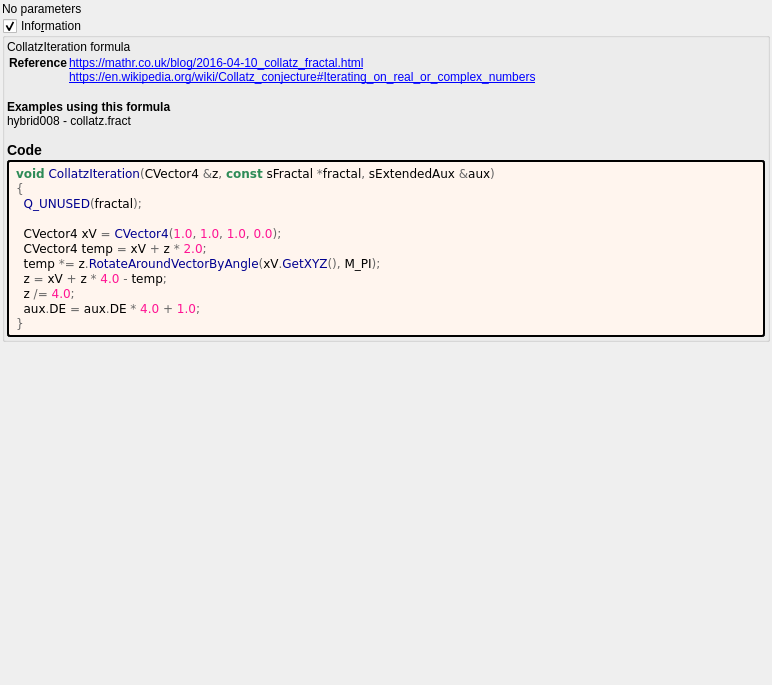
<?xml version="1.0" encoding="UTF-8"?>
<ui version="4.0">
 <class>collatz</class>
 <widget class="QWidget" name="Form">
  <property name="geometry">
   <rect>
    <x>0</x>
    <y>0</y>
    <width>772</width>
    <height>685</height>
   </rect>
  </property>
  <property name="windowTitle">
   <string notr="true">collatz</string>
  </property>
  <layout class="QVBoxLayout" name="verticalLayout">
   <property name="spacing">
    <number>2</number>
   </property>
   <property name="leftMargin">
    <number>2</number>
   </property>
   <property name="topMargin">
    <number>2</number>
   </property>
   <property name="rightMargin">
    <number>2</number>
   </property>
   <property name="bottomMargin">
    <number>2</number>
   </property>
   <item>
    <widget class="QLabel" name="label">
     <property name="text">
      <string>No parameters</string>
     </property>
    </widget>
   </item>
   <item>
    <widget class="MyGroupBox" name="groupCheck_info">
     <property name="title">
      <string>Info&amp;rmation</string>
     </property>
     <property name="flat">
      <bool>false</bool>
     </property>
     <property name="checkable">
      <bool>true</bool>
     </property>
     <layout class="QVBoxLayout" name="verticalLayout_2">
      <property name="spacing">
       <number>2</number>
      </property>
      <property name="leftMargin">
       <number>2</number>
      </property>
      <property name="topMargin">
       <number>2</number>
      </property>
      <property name="rightMargin">
       <number>2</number>
      </property>
      <property name="bottomMargin">
       <number>2</number>
      </property>
      <item>
       <widget class="QLabel" name="label_information_general">
        <property name="text">
         <string notr="true">&lt;p&gt;CollatzIteration formula&lt;/p&gt;&lt;table&gt;
&lt;tr&gt;&lt;th&gt;Reference&lt;/th&gt;&lt;td&gt;&lt;a href=&quot;https://mathr.co.uk/blog/2016-04-10_collatz_fractal.html&quot;&gt;https://mathr.co.uk/blog/2016-04-10_collatz_fractal.html&lt;br&gt;
&lt;a href=&quot;https://en.wikipedia.org/wiki/Collatz_conjecture#Iterating_on_real_or_complex_numbers&quot;&gt;https://en.wikipedia.org/wiki/Collatz_conjecture#Iterating_on_real_or_complex_numbers&lt;br&gt;
&lt;/td&gt;&lt;/tr&gt;
&lt;/table&gt;
&lt;br&gt;&lt;b&gt;Examples using this formula&lt;/b&gt;&lt;br&gt;hybrid008 - collatz.fract&lt;h3&gt;Code&lt;/h3&gt;</string>
        </property>
        <property name="wordWrap">
         <bool>true</bool>
        </property>
        <property name="openExternalLinks">
         <bool>true</bool>
        </property>
        <property name="textInteractionFlags">
         <set>Qt::LinksAccessibleByMouse|Qt::TextSelectableByMouse</set>
        </property>
       </widget>
      </item>
      <item>
       <widget class="QLabel" name="label_code_content">
        <property name="styleSheet">
         <string notr="true">border-style: outset; border-width: 2px; border-radius: 3px; border-color: black; background-color: #fff5ee; padding: 4px;</string>
        </property>
        <property name="text">
         <string notr="true">&lt;body style=&quot;background-color:#fff5ee&quot;&gt;
&lt;pre style=&quot;color:#000000; background-color:#fff5ee;  font-family:&#039;Courier New&#039;,monospace;&quot;&gt;&lt;span style=&quot;color:#2e8b57; font-weight:bold&quot;&gt;void&lt;/span&gt; &lt;span style=&quot;color:#00008f&quot;&gt;CollatzIteration&lt;/span&gt;&lt;span style=&quot;color:#676767&quot;&gt;(&lt;/span&gt;CVector4 &lt;span style=&quot;color:#676767&quot;&gt;&amp;amp;&lt;/span&gt;z&lt;span style=&quot;color:#676767&quot;&gt;,&lt;/span&gt; &lt;span style=&quot;color:#2e8b57; font-weight:bold&quot;&gt;const&lt;/span&gt; sFractal &lt;span style=&quot;color:#676767&quot;&gt;*&lt;/span&gt;fractal&lt;span style=&quot;color:#676767&quot;&gt;,&lt;/span&gt; sExtendedAux &lt;span style=&quot;color:#676767&quot;&gt;&amp;amp;&lt;/span&gt;aux&lt;span style=&quot;color:#676767&quot;&gt;)&lt;/span&gt;
&lt;span style=&quot;color:#676767&quot;&gt;{&lt;/span&gt;
  &lt;span style=&quot;color:#00008f&quot;&gt;Q_UNUSED&lt;/span&gt;&lt;span style=&quot;color:#676767&quot;&gt;(&lt;/span&gt;fractal&lt;span style=&quot;color:#676767&quot;&gt;);&lt;/span&gt;

  CVector4 xV &lt;span style=&quot;color:#676767&quot;&gt;=&lt;/span&gt; &lt;span style=&quot;color:#00008f&quot;&gt;CVector4&lt;/span&gt;&lt;span style=&quot;color:#676767&quot;&gt;(&lt;/span&gt;&lt;span style=&quot;color:#ff1493&quot;&gt;1.0&lt;/span&gt;&lt;span style=&quot;color:#676767&quot;&gt;,&lt;/span&gt; &lt;span style=&quot;color:#ff1493&quot;&gt;1.0&lt;/span&gt;&lt;span style=&quot;color:#676767&quot;&gt;,&lt;/span&gt; &lt;span style=&quot;color:#ff1493&quot;&gt;1.0&lt;/span&gt;&lt;span style=&quot;color:#676767&quot;&gt;,&lt;/span&gt; &lt;span style=&quot;color:#ff1493&quot;&gt;0.0&lt;/span&gt;&lt;span style=&quot;color:#676767&quot;&gt;);&lt;/span&gt;
  CVector4 temp &lt;span style=&quot;color:#676767&quot;&gt;=&lt;/span&gt; xV &lt;span style=&quot;color:#676767&quot;&gt;+&lt;/span&gt; z &lt;span style=&quot;color:#676767&quot;&gt;*&lt;/span&gt; &lt;span style=&quot;color:#ff1493&quot;&gt;2.0&lt;/span&gt;&lt;span style=&quot;color:#676767&quot;&gt;;&lt;/span&gt;
  temp &lt;span style=&quot;color:#676767&quot;&gt;*=&lt;/span&gt; z&lt;span style=&quot;color:#676767&quot;&gt;.&lt;/span&gt;&lt;span style=&quot;color:#00008f&quot;&gt;RotateAroundVectorByAngle&lt;/span&gt;&lt;span style=&quot;color:#676767&quot;&gt;(&lt;/span&gt;xV&lt;span style=&quot;color:#676767&quot;&gt;.&lt;/span&gt;&lt;span style=&quot;color:#00008f&quot;&gt;GetXYZ&lt;/span&gt;&lt;span style=&quot;color:#676767&quot;&gt;(),&lt;/span&gt; M_PI&lt;span style=&quot;color:#676767&quot;&gt;);&lt;/span&gt;
  z &lt;span style=&quot;color:#676767&quot;&gt;=&lt;/span&gt; xV &lt;span style=&quot;color:#676767&quot;&gt;+&lt;/span&gt; z &lt;span style=&quot;color:#676767&quot;&gt;*&lt;/span&gt; &lt;span style=&quot;color:#ff1493&quot;&gt;4.0&lt;/span&gt; &lt;span style=&quot;color:#676767&quot;&gt;-&lt;/span&gt; temp&lt;span style=&quot;color:#676767&quot;&gt;;&lt;/span&gt;
  z &lt;span style=&quot;color:#676767&quot;&gt;/=&lt;/span&gt; &lt;span style=&quot;color:#ff1493&quot;&gt;4.0&lt;/span&gt;&lt;span style=&quot;color:#676767&quot;&gt;;&lt;/span&gt;
  aux&lt;span style=&quot;color:#676767&quot;&gt;.&lt;/span&gt;DE &lt;span style=&quot;color:#676767&quot;&gt;=&lt;/span&gt; aux&lt;span style=&quot;color:#676767&quot;&gt;.&lt;/span&gt;DE &lt;span style=&quot;color:#676767&quot;&gt;*&lt;/span&gt; &lt;span style=&quot;color:#ff1493&quot;&gt;4.0&lt;/span&gt; &lt;span style=&quot;color:#676767&quot;&gt;+&lt;/span&gt; &lt;span style=&quot;color:#ff1493&quot;&gt;1.0&lt;/span&gt;&lt;span style=&quot;color:#676767&quot;&gt;;&lt;/span&gt;
&lt;span style=&quot;color:#676767&quot;&gt;}&lt;/span&gt;
&lt;/pre&gt;
&lt;/body&gt;</string>
        </property>
        <property name="wordWrap">
         <bool>true</bool>
        </property>
        <property name="openExternalLinks">
         <bool>true</bool>
        </property>
        <property name="textInteractionFlags">
         <set>Qt::LinksAccessibleByMouse|Qt::TextSelectableByMouse</set>
        </property>
       </widget>
      </item>
     </layout>
    </widget>
   </item>
   <item>
    <spacer name="verticalSpacer">
     <property name="orientation">
      <enum>Qt::Vertical</enum>
     </property>
     <property name="sizeHint" stdset="0">
      <size>
       <width>20</width>
       <height>40</height>
      </size>
     </property>
    </spacer>
   </item>
  </layout>
 </widget>
 <customwidgets>
  <customwidget>
   <class>MyGroupBox</class>
   <extends>QGroupBox</extends>
   <header>my_group_box.h</header>
   <container>1</container>
  </customwidget>
 </customwidgets>
 <tabstops>
  <tabstop>groupCheck_info</tabstop>
 </tabstops>
 <resources/>
 <connections/>
</ui>
